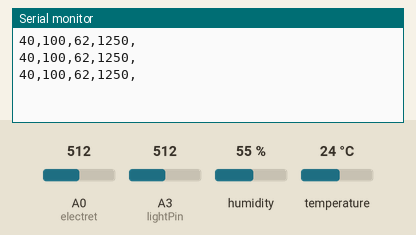
This sketch was run on a simulated Arduino Uno, built with avr-gcc and run on an emulated ATmega328P. Parts: the last lines printed to the serial monitor. Wiring (inferred from the names in the program): DHT11 sensor: data pin 2. Inputs (shaded band) come from the test bench; at power-on: A0 (electret) = 512, A3 (lightPin) = 512, humidity 55 %, temperature 24 °C.

Above: at 1.8 s.
1.9 s: A0 (electret) set to 440
At 2.7 s:
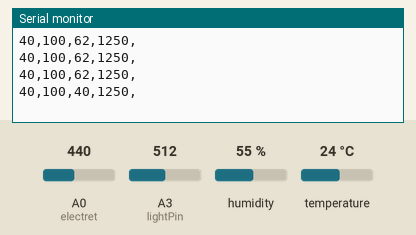
3.4 s: A3 (lightPin) set to 440
At 3.4 s:
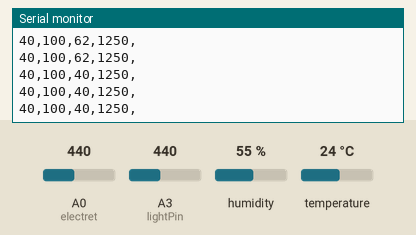
4.9 s: A3 (lightPin) set to 460
At 5.4 s:
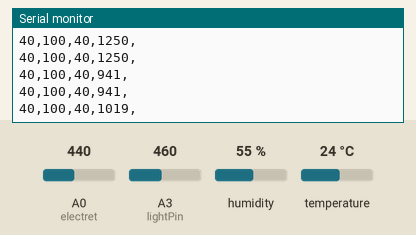
6.4 s: A0 (electret) set to 716
At 7.1 s:
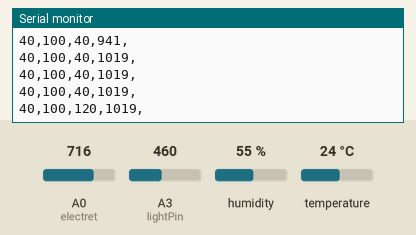
Timing chart, 0 to 8.9 s (numbered marks = the images above; inputs shaded):
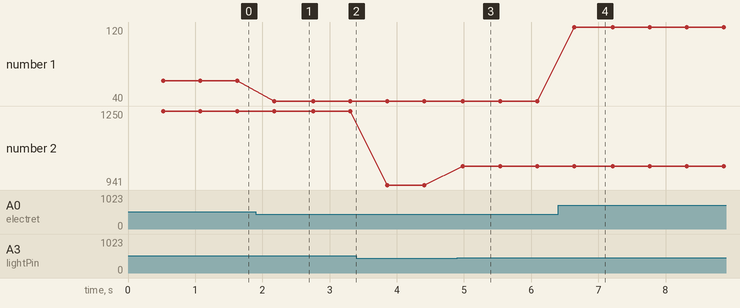

Measured:
- after the input at 1.9 s, the serial monitor: prints a new line after 0.28 s (image 1)
- after the input at 4.9 s, the serial monitor: prints a new line after 0.09 s (image 3)
- after the input at 6.4 s, the serial monitor: prints a new line after 0.24 s (image 4)
- plotted number 1: 40 → 120 after the input at 6.4 s
- plotted number 2: 1250 → 941 after the input at 3.4 s, 941 → 1019 after the input at 4.9 s

The sketch:

testStandAloneSinGyro.ino
```cpp
/*
   Compilado en:    IDE v1.0.5
   Placa:           Arduino Uno R3
   Version:         2.1.0
   Fecha:           Agosto 2014
   Funcion:         Leer 4 señales de datos: temperatura y humedad (DHT11), ruido (electret) y luz (LDR)
   Autor:           David Alejandro Trejo Pizzo
   Direccion General de Innovacion y Gobierno Abierto
*/

// Librerias
#include "DHT.h" //cargamos la librería DHT

// Offset
byte Offset = 0;

// Variables DHT22
#define DHTPIN 2 //Seleccionamos el pin en el que se //conectará el sensor
#define DHTTYPE DHT22 //Se selecciona el DHT11 (hay //otros DHT)
DHT dht(DHTPIN, DHTTYPE); //Se inicia una variable que será usada por Arduino para comunicarse con el sensor

// Variables Luz
int lightPin = A3;  //Pin de la foto-resistencia
int light = 0;   //Variable light
int light0 = 0;
float Res0 = 0.4;

// Variables ruido
int electret = A0;
int lect = 0;
int noise = 0;
int threshold = 450; //Valor medidio para el amplificador LM741

// Rangos
int minTemp = 0;
int maxTemp = 40;
int minHum = 0;
int maxHum = 100;
int minNoise = 40;
int maxNoise = 120;
int minLight = 0;
int maxLight = 4000;


//=======================================================
/// Set-Up inicial del programa
//=======================================================
void setup() {
  Serial.begin(115200);  // Comienza comunicacion serial
  dht.begin(); //Se inicia el sensor
}


//=======================================================
// Bucle principal
//=======================================================
void loop()
{
  //Temperatura
  int temp = dht.readTemperature() -5;
  if(temp<minTemp)
  {
    temp=minTemp;
  }
  else if(temp>maxTemp)
  {
    temp=maxTemp;
  }
  //Humedad
  int hum = dht.readHumidity() + 11;
  if(hum<minHum)
  {
    hum=minHum;
  }
  else if(hum>maxHum)
  {
    hum=maxHum;
  }
  //Ruido
  int lect = analogRead(electret);
  noise = lect - threshold;
  if(noise<minNoise)
  {
    noise=minNoise;
  }
  else if(noise>maxNoise)
  {
    noise=maxNoise;
  }
  //Luz
  light0 = analogRead(lightPin);   // Read the analogue pin
  float Vout0 = light0 * 0.0048828125;  // calculate the voltage
  light = 500 / (Res0 * ((5 - Vout0) / Vout0));
    if(light<minLight)
  {
    light=minLight;
  }
  else if(light>maxLight)
  {
    temp=maxLight;
  }

  Serial.print(temp,DEC);
  Serial.print(",");
  Serial.print(hum,DEC);
  Serial.print(",");
  Serial.print(noise, DEC);
  Serial.print(",");
  Serial.print(light, DEC);
  Serial.print(",");
  Serial.println();
  delay(50);
}
```

I2C.ino
```cpp
const uint8_t IMUAddress = 0x68;
const uint16_t I2C_TIMEOUT = 1000;
uint8_t i2cWrite(uint8_t registerAddress, uint8_t data, bool sendStop) {
  return i2cWrite(registerAddress, &data, 1, sendStop); // Devuelve 0 si fuciona
}

uint8_t i2cWrite(uint8_t registerAddress, uint8_t *data, uint8_t length, bool sendStop) {
  Wire.beginTransmission(IMUAddress);
  Wire.write(registerAddress);
  Wire.write(data, length);
  uint8_t rcode = Wire.endTransmission(sendStop); // Devuelve 0 si fuciona
  if (rcode) {
    Serial.print(F("Escritura fallo: "));
    Serial.println(rcode);
  }
  return rcode;
}

uint8_t i2cRead(uint8_t registerAddress, uint8_t *data, uint8_t nbytes) {
  uint32_t timeOutTimer;
  Wire.beginTransmission(IMUAddress);
  Wire.write(registerAddress);
  uint8_t rcode = Wire.endTransmission(false); // No libera el bus
  if (rcode) {
    Serial.print(F("Lectura falla: "));
    Serial.println(rcode);
    return rcode;
  }
  Wire.requestFrom(IMUAddress, nbytes, (uint8_t)true); // Envia repetidamente un start y libera el bus despues de leer
  for (uint8_t i = 0; i < nbytes; i++) {
    if (Wire.available())
      data[i] = Wire.read();
    else {
      timeOutTimer = micros();
      while (((micros() - timeOutTimer) < I2C_TIMEOUT) && !Wire.available());
      if (Wire.available())
        data[i] = Wire.read();
      else {
        Serial.println(F("Timeout"));
        return 5; // Este error solo molesta si hay una diferencia de tiempo X donde el IMU quiere apropiarse del bus para escribir y este todabia esta en lectura del ACK
      }
    }
  }
  return 0; // Exito
}
```
